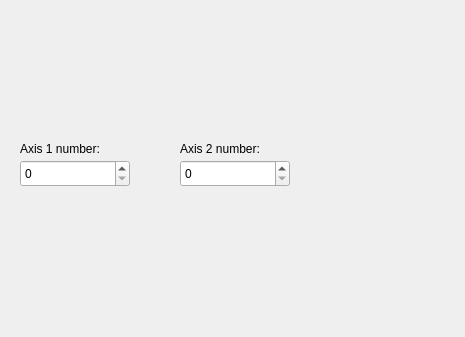
<ui version="4.0">
  <author></author>
  <comment></comment>
  <exportmacro></exportmacro>
  <class>QFitModelGauss2Widget</class>
  <widget class="QWidget">
    <property name="geometry" >
      <rect>
        <x>0</x>
        <y>0</y>
        <width>465</width>
        <height>337</height>
      </rect>
    </property>
    <property name="windowTitle" >
      <string>QFitModelGauss2Widget</string>
    </property>
    <widget class="QLabel" name="TextLabel13" >
      <property name="geometry" >
        <rect>
          <x>180</x>
          <y>140</y>
          <width>113</width>
          <height>18</height>
        </rect>
      </property>
      <property name="text" >
        <string>Axis 2 number:</string>
      </property>
      <property name="wordWrap" >
        <bool>false</bool>
      </property>
    </widget>
    <widget class="QLabel" name="TextLabel12" >
      <property name="geometry" >
        <rect>
          <x>20</x>
          <y>140</y>
          <width>113</width>
          <height>18</height>
        </rect>
      </property>
      <property name="text" >
        <string>Axis 1 number:</string>
      </property>
      <property name="wordWrap" >
        <bool>false</bool>
      </property>
    </widget>
    <widget class="QSpinBox" name="Axis1Spin" >
      <property name="geometry" >
        <rect>
          <x>20</x>
          <y>160</y>
          <width>110</width>
          <height>27</height>
        </rect>
      </property>
    </widget>
    <widget class="QSpinBox" name="Axis2Spin" >
      <property name="geometry" >
        <rect>
          <x>180</x>
          <y>160</y>
          <width>110</width>
          <height>27</height>
        </rect>
      </property>
    </widget>
  </widget>
  <layoutdefault spacing="6" margin="11" />
</ui>
